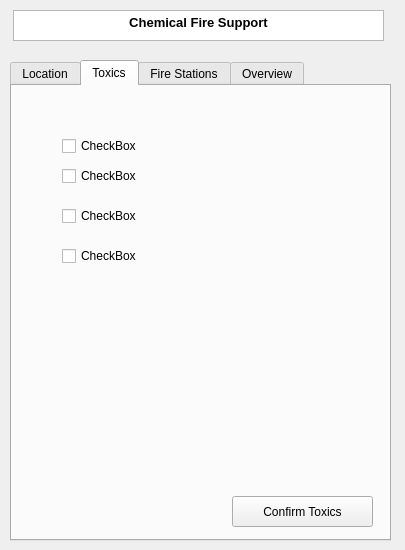
<?xml version="1.0" encoding="UTF-8"?>
<ui version="4.0">
 <class>SDSSpluginDialogBase</class>
 <widget class="QDialog" name="SDSSpluginDialogBase">
  <property name="geometry">
   <rect>
    <x>0</x>
    <y>0</y>
    <width>405</width>
    <height>550</height>
   </rect>
  </property>
  <property name="windowTitle">
   <string>SDSS plugin</string>
  </property>
  <widget class="QTabWidget" name="tabWidget">
   <property name="geometry">
    <rect>
     <x>10</x>
     <y>60</y>
     <width>381</width>
     <height>481</height>
    </rect>
   </property>
   <property name="focusPolicy">
    <enum>Qt::ClickFocus</enum>
   </property>
   <property name="autoFillBackground">
    <bool>false</bool>
   </property>
   <property name="currentIndex">
    <number>1</number>
   </property>
   <widget class="QWidget" name="Location">
    <property name="enabled">
     <bool>true</bool>
    </property>
    <property name="layoutDirection">
     <enum>Qt::RightToLeft</enum>
    </property>
    <attribute name="title">
     <string>Location</string>
    </attribute>
    <widget class="QPushButton" name="pushButton">
     <property name="geometry">
      <rect>
       <x>220</x>
       <y>410</y>
       <width>141</width>
       <height>31</height>
      </rect>
     </property>
     <property name="text">
      <string>Confirm Location</string>
     </property>
    </widget>
   </widget>
   <widget class="QWidget" name="Toxics">
    <attribute name="title">
     <string>Toxics</string>
    </attribute>
    <widget class="QPushButton" name="pushButton_2">
     <property name="geometry">
      <rect>
       <x>220</x>
       <y>410</y>
       <width>141</width>
       <height>31</height>
      </rect>
     </property>
     <property name="text">
      <string>Confirm Toxics</string>
     </property>
    </widget>
    <widget class="QCheckBox" name="checkBox_5">
     <property name="geometry">
      <rect>
       <x>50</x>
       <y>120</y>
       <width>81</width>
       <height>20</height>
      </rect>
     </property>
     <property name="text">
      <string>CheckBox</string>
     </property>
    </widget>
    <widget class="QCheckBox" name="checkBox_6">
     <property name="geometry">
      <rect>
       <x>50</x>
       <y>80</y>
       <width>81</width>
       <height>20</height>
      </rect>
     </property>
     <property name="text">
      <string>CheckBox</string>
     </property>
    </widget>
    <widget class="QCheckBox" name="checkBox_7">
     <property name="geometry">
      <rect>
       <x>50</x>
       <y>160</y>
       <width>81</width>
       <height>20</height>
      </rect>
     </property>
     <property name="text">
      <string>CheckBox</string>
     </property>
    </widget>
    <widget class="QCheckBox" name="checkBox_8">
     <property name="geometry">
      <rect>
       <x>50</x>
       <y>50</y>
       <width>81</width>
       <height>20</height>
      </rect>
     </property>
     <property name="text">
      <string>CheckBox</string>
     </property>
    </widget>
   </widget>
   <widget class="QWidget" name="Fire_Stations">
    <attribute name="title">
     <string>Fire Stations</string>
    </attribute>
    <widget class="QPushButton" name="pushButton_3">
     <property name="geometry">
      <rect>
       <x>220</x>
       <y>410</y>
       <width>141</width>
       <height>31</height>
      </rect>
     </property>
     <property name="text">
      <string>Confirm Fire Stations</string>
     </property>
    </widget>
    <widget class="QProgressBar" name="counterProgressBar">
     <property name="geometry">
      <rect>
       <x>10</x>
       <y>410</y>
       <width>201</width>
       <height>31</height>
      </rect>
     </property>
     <property name="value">
      <number>24</number>
     </property>
     <property name="textVisible">
      <bool>false</bool>
     </property>
     <property name="invertedAppearance">
      <bool>false</bool>
     </property>
     <property name="textDirection">
      <enum>QProgressBar::TopToBottom</enum>
     </property>
    </widget>
    <widget class="QCheckBox" name="checkBox">
     <property name="geometry">
      <rect>
       <x>30</x>
       <y>40</y>
       <width>81</width>
       <height>20</height>
      </rect>
     </property>
     <property name="text">
      <string>CheckBox</string>
     </property>
    </widget>
    <widget class="QCheckBox" name="checkBox_2">
     <property name="geometry">
      <rect>
       <x>30</x>
       <y>70</y>
       <width>81</width>
       <height>20</height>
      </rect>
     </property>
     <property name="text">
      <string>CheckBox</string>
     </property>
    </widget>
    <widget class="QCheckBox" name="checkBox_3">
     <property name="geometry">
      <rect>
       <x>30</x>
       <y>110</y>
       <width>81</width>
       <height>20</height>
      </rect>
     </property>
     <property name="text">
      <string>CheckBox</string>
     </property>
    </widget>
    <widget class="QCheckBox" name="checkBox_4">
     <property name="geometry">
      <rect>
       <x>30</x>
       <y>150</y>
       <width>81</width>
       <height>20</height>
      </rect>
     </property>
     <property name="text">
      <string>CheckBox</string>
     </property>
    </widget>
   </widget>
   <widget class="QWidget" name="Overview">
    <attribute name="title">
     <string>Overview</string>
    </attribute>
   </widget>
  </widget>
  <widget class="QTextEdit" name="textEdit">
   <property name="geometry">
    <rect>
     <x>13</x>
     <y>10</y>
     <width>371</width>
     <height>31</height>
    </rect>
   </property>
   <property name="html">
    <string>&lt;!DOCTYPE HTML PUBLIC &quot;-//W3C//DTD HTML 4.0//EN&quot; &quot;http://www.w3.org/TR/REC-html40/strict.dtd&quot;&gt;
&lt;html&gt;&lt;head&gt;&lt;meta name=&quot;qrichtext&quot; content=&quot;1&quot; /&gt;&lt;style type=&quot;text/css&quot;&gt;
p, li { white-space: pre-wrap; }
&lt;/style&gt;&lt;/head&gt;&lt;body style=&quot; font-family:'MS Shell Dlg 2'; font-size:7.5pt; font-weight:400; font-style:normal;&quot;&gt;
&lt;p align=&quot;center&quot; style=&quot; margin-top:0px; margin-bottom:0px; margin-left:0px; margin-right:0px; -qt-block-indent:0; text-indent:0px;&quot;&gt;&lt;span style=&quot; font-size:10pt; font-weight:600;&quot;&gt;Chemical Fire Support&lt;/span&gt;&lt;/p&gt;&lt;/body&gt;&lt;/html&gt;</string>
   </property>
  </widget>
 </widget>
 <resources/>
 <connections/>
</ui>
